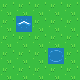

A 2D game scene composited from a Tiled map and its tileset images. What follows is a short description and the map's XML, with every tile layer's data as written:
An orthogonal 5x5 tile map with 16x16 px tiles, 1 tile layer (Capa de Patrones 1) and 3 objects.

<map version="1.0" orientation="orthogonal" renderorder="right-down" width="5" height="5" tilewidth="16" tileheight="16" nextobjectid="1">
 <tileset firstgid="1" name="Overworld" tilewidth="16" tileheight="16" tilecount="1440" columns="40">
  <image source="../assets/gfx/Overworld.png" trans="000000" width="640" height="576" />
  <tile id="40">
   <objectgroup draworder="index">
    <object id="1" x="0" y="0" width="15" height="15.5" />
   </objectgroup>
   <animation>
    <frame tileid="40" duration="100" />
    <frame tileid="41" duration="100" />
    <frame tileid="42" duration="100" />
    <frame tileid="43" duration="100" />
    <frame tileid="80" duration="100" />
    <frame tileid="81" duration="100" />
    <frame tileid="82" duration="100" />
    <frame tileid="83" duration="100" />
   </animation>
  </tile>
  <tile id="123">
   <objectgroup draworder="index">
    <object id="1" x="0" y="0" width="15.5" height="16.5" />
   </objectgroup>
   <animation>
    <frame tileid="163" duration="100" />
    <frame tileid="164" duration="100" />
    <frame tileid="165" duration="100" />
    <frame tileid="123" duration="100" />
    <frame tileid="124" duration="100" />
    <frame tileid="125" duration="100" />
   </animation>
  </tile>
  <tile id="166">
   <objectgroup draworder="index">
    <object id="2" x="7.5" y="-0.5" width="10" height="13" />
   </objectgroup>
  </tile>
 </tileset>
 <layer name="Capa de Patrones 1" width="5" height="5">
  <data encoding="csv">
1,1,1,1,1,
1,41,1,1,1,
1,1,1,1,1,
1,1,1,124,1,
1,1,1,1,1
</data>
 </layer>
</map>
